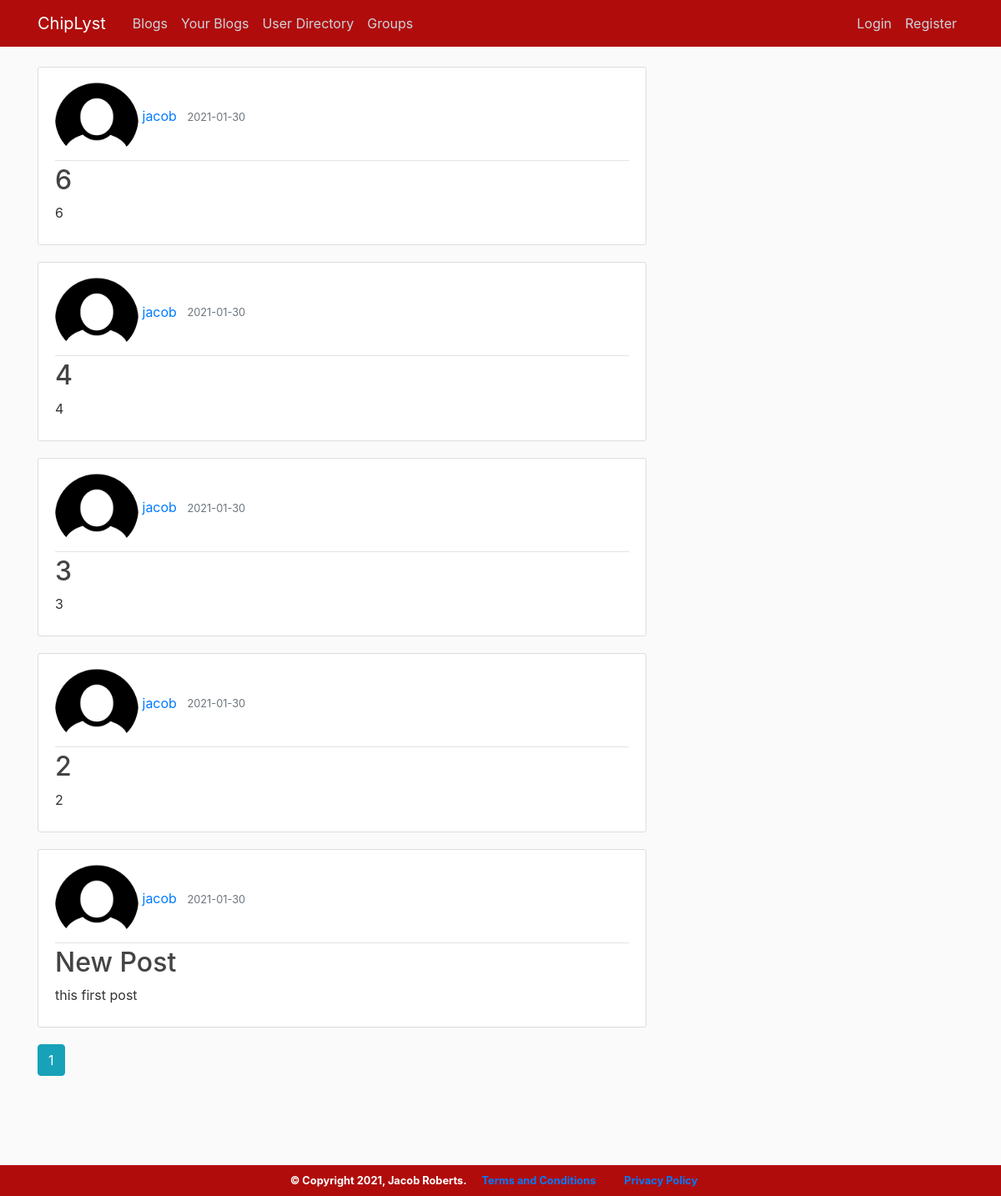
The page /home on the database its author committed.
### main/models.py (models this page shows, shortened)
class Post(db.Model):
    id = db.Column(db.Integer, primary_key=True)
    title = db.Column(db.String(100), nullable=False)
    date_posted = db.Column(db.DateTime, nullable=False, default=datetime.utcnow)
    content = db.Column(db.Text, nullable=False)
    user_id = db.Column(db.Integer, db.ForeignKey('user.id'), nullable=False)

class User(db.Model, UserMixin):
    id = db.Column(db.Integer, primary_key=True)
    username = db.Column(db.String(20), unique=True, nullable=False)
    email = db.Column(db.String(120), unique=True, nullable=False)
    password = db.Column(db.String(80), nullable=False)
    image_file = db.Column(db.String(20), nullable=False, default='default.jpg')
    bio = db.Column(db.String(255), nullable=False, default="")
    posts = db.relationship('Post', backref='author',lazy=True)
    lists = db.relationship('Lists', backref='author',lazy=True)
    groups = db.relationship('Groups', secondary=memberships, backref=db.backref('member', lazy = 'dynamic'))

### main/routes.py (the view)
@app.route('/home', methods=['GET','POST'])
def home():
    page = request.args.get('page', 1, type=int)
    posts = Post.query.order_by(Post.date_posted.desc()).paginate(page=page, per_page=5)
    return render_template('home.html', posts=posts)

### main/templates/home.html
{% extends "layout.html" %}
{% block content %}
    {% for post in posts.items %}
        <article class="media content-section">
          <div class="media-body">
            <div class="article-metadata">
              <img alt="profile picture" class="rounded-circle article-image" width="100" src="{{ url_for('static', filename='profilepics/'+ post.author.image_file)}}">
              <a class="mr-2" href="{{ url_for('user_posts', username=post.author.username)}}">{{ post.author.username }}</a>
              <small class="text-muted">{{ post.date_posted.strftime('%Y-%m-%d') }}</small>
            </div>
            <h2><a class="article-title" href="{{ url_for('post', post_id=post.id)}}">{{ post.title }}</a></h2>
            <p class="article-content">{{ post.content }}</p>
          </div>
        </article>
    {% endfor %}
    {% for page_num in posts.iter_pages(left_edge=1, right_edge=1, left_current=1, right_current=2) %}
    {% if page_num %}
      {% if posts.page == page_num %}
        <a class="btn btn-info mb-4" href="{{ url_for('home', page=page_num) }}">{{ page_num }}</a>
      {% else %}
        <a class="btn btn-outline-info mb-4" href="{{ url_for('home', page=page_num) }}">{{ page_num }}</a>
      {% endif %}
    {% else %}
      ...
    {% endif %}
    {% endfor %}
{% endblock content %}

### main/static/main.css (style rules this page uses)
body { background: #fafafa; color: #333333; margin-top: 5rem; }
h1, h2, h3, h4, h5, h6 { color: #444444; }
.content-section { background: #ffffff; padding: 10px 20px; border: 1px solid #dddddd; border-radius: 3px; margin-bottom: 20px; }
.article-title { color: #444444; }
.article-content { white-space: pre-line; }
.article-metadata { padding-bottom: 1px; margin-bottom: 4px; border-bottom: 1px solid #e3e3e3 }

### rows shown on the page
Post: image_file (placeholder picture), author.username "jacob", date_posted "2021-01-30", title "6", content "6"
Post: image_file (placeholder picture), author.username "jacob", date_posted "2021-01-30", title "4", content "4"
Post: image_file (placeholder picture), author.username "jacob", date_posted "2021-01-30", title "3", content "3"
Post: image_file (placeholder picture), author.username "jacob", date_posted "2021-01-30", title "2", content "2"
Post: image_file (placeholder picture), author.username "jacob", date_posted "2021-01-30", title "New Post", content "this first post"

### other values the page prints
{{ page_num }} "1"
